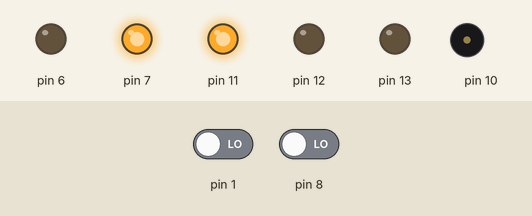
Simulated run of this sketch. Board: Arduino Uno, built with avr-gcc and run on an emulated ATmega328P. Shown: output pins drawn as LEDs (lit = HIGH), buzzer (waves = sounding). The test bench sets the inputs (shaded band); at power-on: pin 1 LOW, pin 8 LOW.

Above: at 1.2 s.
1.3 s: pin 1 driven HIGH
At 1.9 s:
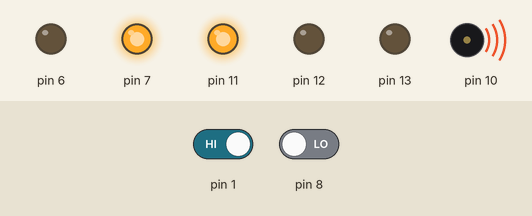
2.8 s: pin 8 driven HIGH
At 3.6 s:
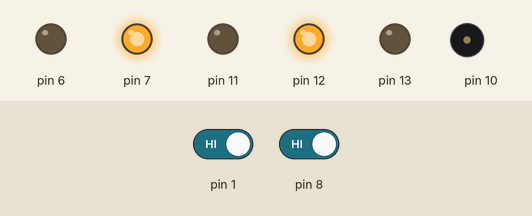
At 5.0 s:
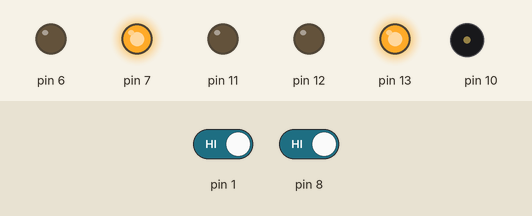
Timing chart, 0 to 14.3 s (numbered marks = the images above; inputs shaded):
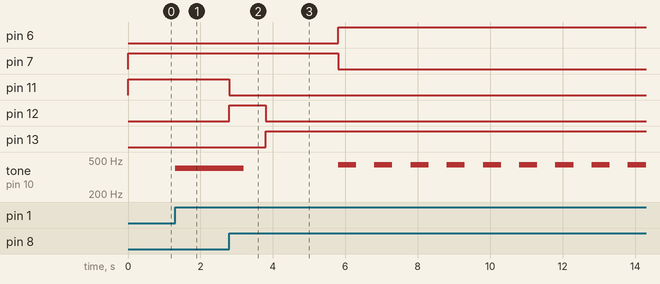

The sketch:

main.ino
```cpp
class SemaforoPino {
  int Luz;

  public:
 SemaforoPino(int luz)
 {
  Luz = luz;
  pinMode(Luz, OUTPUT);
 }

 void ligar()
 {
  digitalWrite(Luz, HIGH);
 }

 void desligar()
 {
  digitalWrite(Luz, LOW);
 }

  boolean isLigado() {
    return (digitalRead(Luz) == HIGH);
  }
};

class AparelhoSonoro {
 int Piezo;

  public: AparelhoSonoro(int piezo) {
   Piezo = piezo;
    pinMode(Piezo, OUTPUT);
  }

  void soarAlarme() {
    tone(Piezo, 400, 500);
  }

  void soarSinal() {
    tone(Piezo, 440, 500);
  }

  void desligar() {
    noTone(Piezo);
  }
};

class SemaforoBotao {
  int Botao;

  public: SemaforoBotao(int botao) {
   Botao = botao;
   pinMode(Botao, INPUT);
  }

  boolean isAcionado() {
   return (digitalRead(Botao) == HIGH);
  }

};

class DetectorPresenca {
  int SensorPIR;

  public: DetectorPresenca(int sensor) {
    SensorPIR = sensor;
  }

  boolean isDetectado() {
    return (digitalRead(SensorPIR) == HIGH);
  }
};

SemaforoBotao Botao(8);
SemaforoPino MotoristaVermelho(13);
SemaforoPino MotoristaAmarelo(12);
SemaforoPino MotoristaVerde(11);
SemaforoPino PedestreVermelho(7);
SemaforoPino PedestreVerde(6);
AparelhoSonoro Som(10);
DetectorPresenca Sensor(1);

void setup()
{
  //pinMode(botao, INPUT);
  //pinMode(som, OUTPUT);
}

void fecharParaMotorista() {
    MotoristaVerde.desligar();
    MotoristaAmarelo.ligar();
    delay(1000);
    MotoristaAmarelo.desligar();
    MotoristaVermelho.ligar();
}

void abrirParaPedestre() {
  PedestreVermelho.desligar();
  for (int i = 0; i < 10; i++)
    {
      PedestreVerde.ligar();
      Som.soarSinal();
      delay(1000);
    }
}

void abrirParaMotorista() {
   MotoristaVermelho.desligar();
   MotoristaVerde.ligar();
}

void fecharParaPedestre() {
   PedestreVerde.desligar();
   PedestreVermelho.ligar();
}

void loop()
{

   MotoristaVermelho.desligar();
   MotoristaVerde.ligar();
   PedestreVermelho.ligar();

   boolean detectado = Sensor.isDetectado();

  if (detectado == true && MotoristaVerde.isLigado() == true) {
    Som.soarAlarme();
    delay(100);
  } else if (detectado == false || MotoristaVerde.isLigado() == false) {
    Som.desligar();
  }

  boolean start = Botao.isAcionado();

  if (start == true)
  {
    fecharParaMotorista();

    delay(2000);

    abrirParaPedestre();

    fecharParaPedestre();

    delay(1000);

    abrirParaMotorista();

    delay(15000);
  }
}
```

Measured:
- after the input at 1.3 s, tone on pin 10: silent → 400 Hz at once
- after the input at 2.8 s, pin 6: LOW → HIGH after 3.0 s; pin 7: HIGH → LOW after 3.0 s; pin 11: HIGH → LOW at once; pin 12: LOW → HIGH at once, → LOW 1.0 s later; pin 13: LOW → HIGH after 1.0 s
